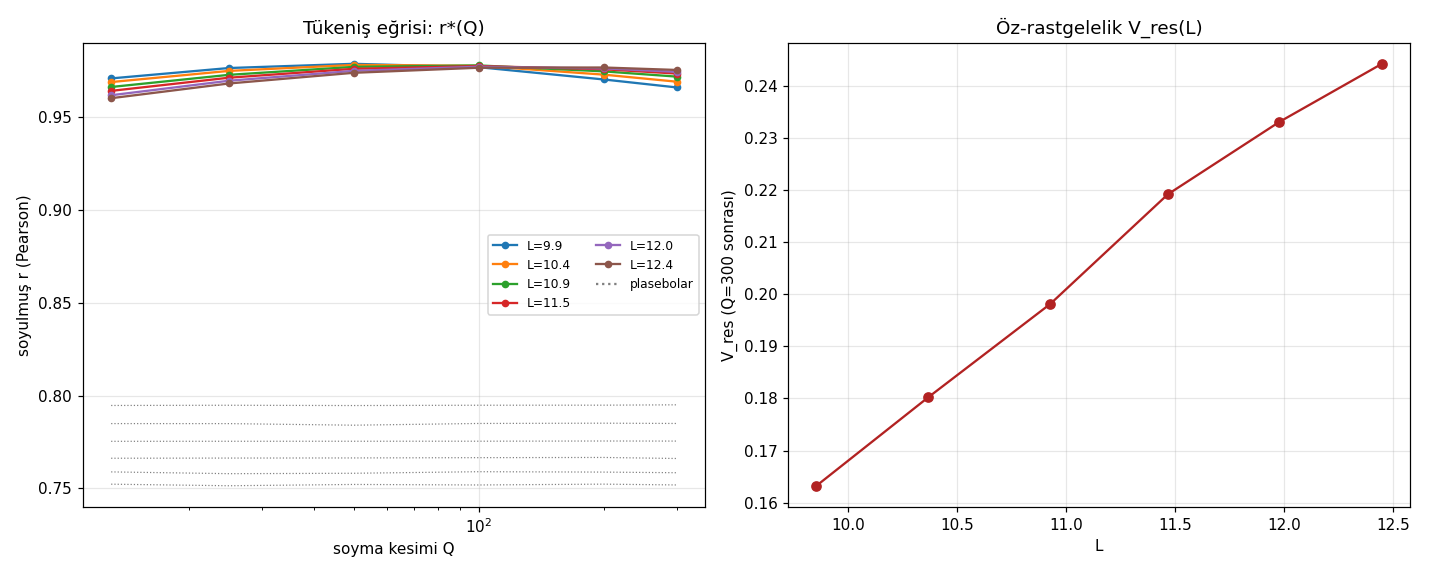

Reproduce this figure in Python.
"""
52 — TÜKENİŞ EĞRİSİ: KALAN %32 NE? (17 Ağustos 2026, gece)
============================================================

51'de q≤49 soyunca r 0.974'e çıktı. Şimdi soyma kesim noktası Q'yu
büyütüyoruz: tüm asal kuvvetleri q = p^k ≤ Q, Q = 13 → 300.

  r*(Q) doyarsa  → doyma değeri = çekirdeğin gerçek sıkılığı;
                   kalan varyans V_res = sıfır gazının ÖZ-rastgeleliği
                   (yeni ölçülebilir nicelik: V_res(L) eğrisi)
  doymazsa       → tek-aralık yasası tamamen asal-deterministik'e gidiyor

Her Q'da plasebo AYNI SAYIDA sahte frekansla koşuyor → overfit tabanı
her noktada görünür. (200 sütun / 40k satır'da bile taban ~%0.5 olmalı.)
"""

import numpy as np
import matplotlib.pyplot as plt
from pathlib import Path
from scipy.stats import pearsonr, spearmanr
from sympy import primerange

rng = np.random.default_rng(52)
HERE = Path(__file__).resolve().parent
TWO_PI = 2 * np.pi
A = (np.e**2 - 5) / 2
B0, B1 = 2.7580, -0.0543

def prime_powers_upto(Q):
    """log-frekans listesi: tüm q = p^k ≤ Q."""
    out = []
    for p in primerange(2, Q + 1):
        pk = p
        while pk <= Q:
            out.append(np.log(float(pk)))
            pk *= p
    return np.array(sorted(out))

def placebo_freqs(n, lo, hi, avoid, seed_rng):
    out = []
    while len(out) < n:
        c = seed_rng.uniform(lo, hi)
        if np.abs(avoid - c).min() > 0.015 and all(abs(o - c) > 0.015 for o in out):
            out.append(c)
    return np.array(out)

def strip_freqs(y, tvals, freqs):
    cols = [np.ones_like(y)]
    for om in freqs:
        cols += [np.cos(tvals * om), np.sin(tvals * om)]
    C = np.vstack(cols).T
    b = np.linalg.lstsq(C, y, rcond=None)[0]
    part = C[:, 1:] @ b[1:]
    return y - part, float(part.var())

QS = [13, 25, 50, 100, 200, 300]
d41 = np.load(HERE / "41_bigT_windows.npz")
keys = sorted({k.split("_")[1] for k in d41.files}, key=lambda s: int(s[:-1]))

curves = {}   # wkey -> (L, [r_P(Q)], [r_S(Q)], [V_res(Q)], [r_P placebo], V_toplam)
for wkey in keys:
    gaps = d41[f"gaps_{wkey}"]; tmid = d41[f"tmid_{wkey}"]; amps = d41[f"amps_{wkey}"]
    Lw = np.log(tmid / TWO_PI); L = float(Lw.mean())
    g_u = gaps * Lw / TWO_PI
    a_u = amps / np.sqrt(A * Lw + B0 + B1 / Lw)
    a_u /= np.sqrt((a_u**2).mean())
    y_a, y_g = np.log(a_u), np.log(g_u)
    V_tot = float(y_a.var())

    rP_list, rS_list, vres_list, plc_list = [], [], [], []
    for Q in QS:
        freqs = prime_powers_upto(Q)
        ya, va = strip_freqs(y_a, tmid, freqs)
        yg, _ = strip_freqs(y_g, tmid, freqs)
        ar = np.exp(ya); ar /= np.sqrt((ar**2).mean())
        gr = np.exp(yg); gr *= g_u.mean() / gr.mean()
        rP, _ = pearsonr(gr, ar); rS, _ = spearmanr(gr, ar)
        rP_list.append(rP); rS_list.append(rS)
        vres_list.append(V_tot - va)

        pf = placebo_freqs(len(freqs), np.log(2) * 0.9, np.log(300) * 1.02,
                           freqs, rng)
        yap, _ = strip_freqs(y_a, tmid, pf)
        ygp, _ = strip_freqs(y_g, tmid, pf)
        arp = np.exp(yap); arp /= np.sqrt((arp**2).mean())
        grp = np.exp(ygp); grp *= g_u.mean() / grp.mean()
        rPp, _ = pearsonr(grp, arp)
        plc_list.append(rPp)
    curves[wkey] = (L, rP_list, rS_list, vres_list, plc_list, V_tot)
    n_last = len(prime_powers_upto(QS[-1]))
    print(f"L={L:5.2f}: r_P " + " ".join(f"{r:.4f}" for r in rP_list)
          + f" | plasebo(son) {plc_list[-1]:.4f} | V_res(son) {vres_list[-1]:.4f}"
          f"/{V_tot:.3f} | son frekans sayısı {n_last}")

# özet
print(f"\nQ değerleri: {QS}")
print("\n=== DOYMA ANALİZİ ===")
for wkey, (L, rP, rS, vres, plc, V_tot) in curves.items():
    d_last = rP[-1] - rP[-2]
    print(f"  L={L:5.2f}: r_P son iki adım {rP[-2]:.4f}→{rP[-1]:.4f} (Δ={d_last:+.4f})"
          f" | V_res/V_tot = {vres[-1]/V_tot:.3f}"
          f" | plasebo kayması {plc[-1] - rP[0] + (rP[0]-plc[0]):+.4f}")

print("\nV_res(L) — sıfır gazının öz-rastgeleliği (aday yeni nicelik):")
for wkey, (L, rP, rS, vres, plc, V_tot) in curves.items():
    print(f"  L={L:5.2f}: V_res = {vres[-1]:.4f}  (toplamın %{100*vres[-1]/V_tot:.1f}'i)"
          f"  r*_P = {rP[-1]:.4f}  r*_S = {rS[-1]:.4f}")

# grafik
fig, axes = plt.subplots(1, 2, figsize=(13, 5.2))
ax = axes[0]
for wkey, (L, rP, rS, vres, plc, V_tot) in curves.items():
    ax.plot(QS, rP, "o-", ms=4, label=f"L={L:.1f}")
    ax.plot(QS, plc, ":", c="gray", lw=0.8)
ax.plot([], [], ":", c="gray", label="plasebolar")
ax.set_xscale("log"); ax.set_xlabel("soyma kesimi Q")
ax.set_ylabel("soyulmuş r (Pearson)")
ax.set_title("Tükeniş eğrisi: r*(Q)")
ax.legend(fontsize=8, ncol=2); ax.grid(alpha=0.3)

ax = axes[1]
Ls = [c[0] for c in curves.values()]
Vr = [c[3][-1] for c in curves.values()]
ax.plot(Ls, Vr, "o-", c="firebrick")
ax.set_xlabel("L"); ax.set_ylabel("V_res (Q=300 sonrası)")
ax.set_title("Öz-rastgelelik V_res(L)")
ax.grid(alpha=0.3)
plt.tight_layout()
out = HERE / "52_tukenis.png"
plt.savefig(out, dpi=110)
print(f"\nGrafik: {out.name}")
